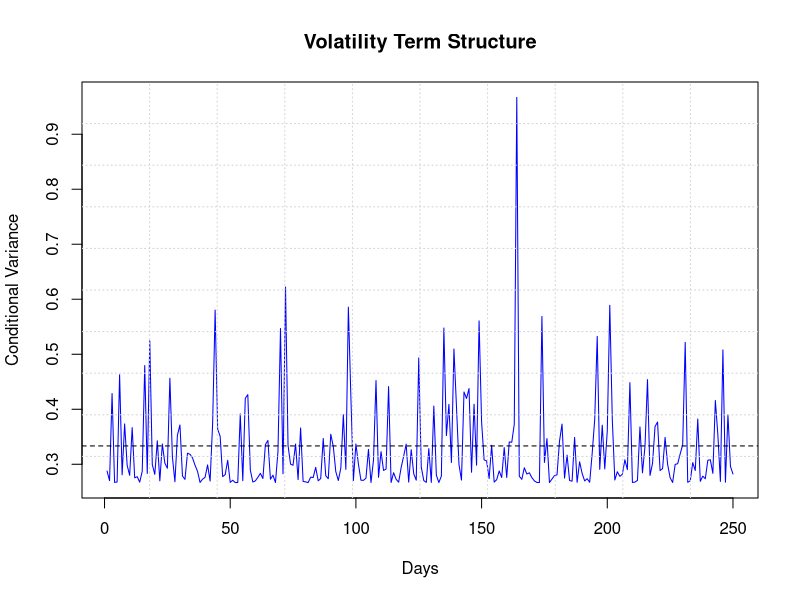
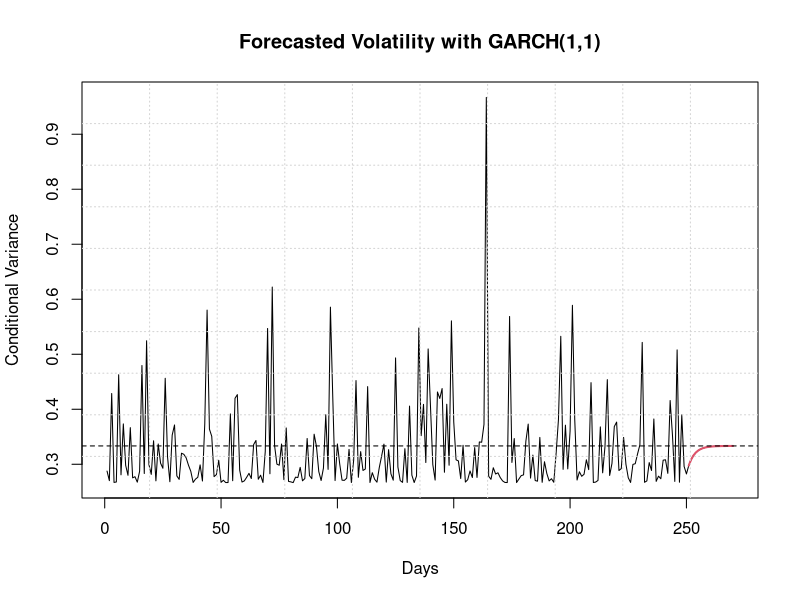
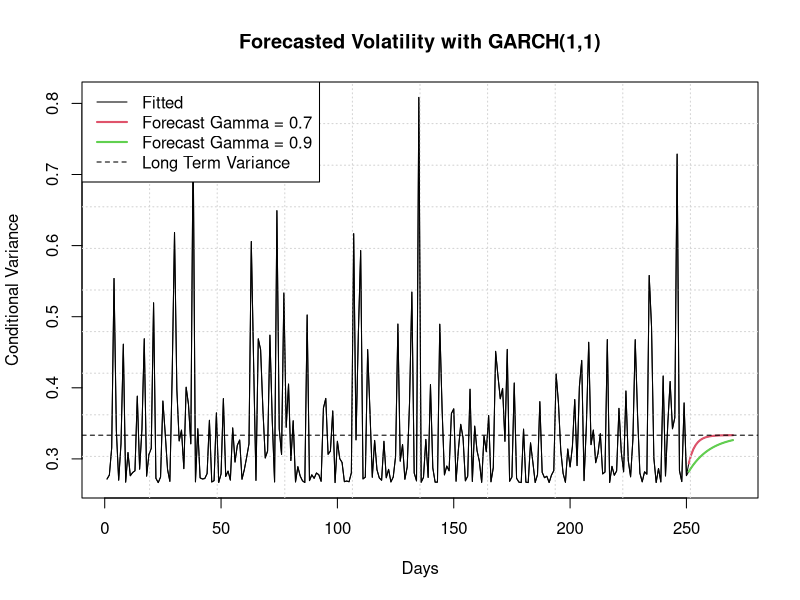
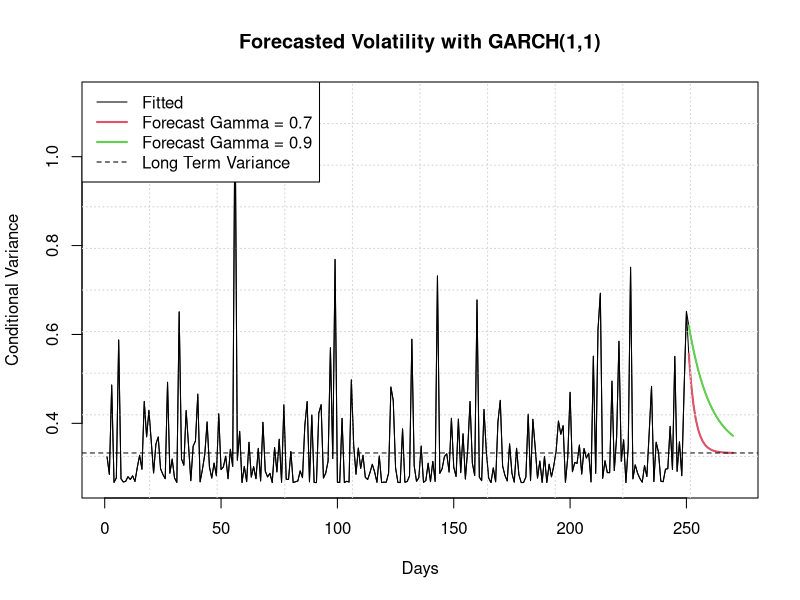

Write the R code that produced these figures, in order.
## ---- chunk 1
set.seed(123)
n <- 250 # days
mu <- 0 # long-term mean return
w <- 0.1 # omega
a <- 0.2 # alpha
b <- 0.5 # beta

sigma_t <- sqrt(w/(1-a-b)) 
exp_var_d_1_seq <- numeric()

for(i in 1:n) {
  z_t <- rnorm(1) # innovation
  epsilon_t <- z_t*sigma_t
  R_t1 <- mu + epsilon_t # return process
  exp_var_d_1 <- w + a*(epsilon_t^2) + b*sigma_t^2 # GARCH
  exp_var_d_1_seq <- c(exp_var_d_1_seq, exp_var_d_1) 
}

plot(exp_var_d_1_seq, type = "l", col = "blue", xlab = "Days", ylab = "Conditional Variance", main = "Volatility Term Structure")
abline(h = sigma_t^2, lty = 2)
grid(10)

# The process starts with the initial point of ω/(1 − α − β) and ends up being a point below that level at the end
## ---- chunk 2
forecast_days <- 20 
exp_var_p <- tail(exp_var_d_1_seq, 1)
exp_var_seq_p <- exp_var_d_1_seq

for(i in 1:forecast_days){
  exp_var_p <- w + (a + b) * exp_var_p
  exp_var_seq_p <- c(exp_var_seq_p, exp_var_p)
}

# Plot forecasted volatility
index <- 1:(n + forecast_days)
forecast_out <- (n + 1):(n + forecast_days)

plot(index, exp_var_seq_p, col = 1, type = 'l', xlab = "Days", ylab = "Conditional Variance", main = "Forecasted Volatility with GARCH(1,1)")
lines(forecast_out, exp_var_seq_p[forecast_out], col = 2, lwd = 2, type = 'l')
abline(h = sigma_t^2, lty = 2)
grid(10)
## ---- chunk 3
# Repeat the above steps for different parameterizations and seeds.
set.seed(120)

exp_var_d_1_seq <- numeric()

for(i in 1:n) {
  z_t <- rnorm(1) # innovation
  epsilon_t <- z_t*sigma_t
  exp_var_d_1 <- w + a*(epsilon_t^2) + b*sigma_t^2 # GARCH
  exp_var_d_1_seq <- c(exp_var_d_1_seq, exp_var_d_1) 
}

exp_var_p <- tail(exp_var_d_1_seq, 1)
exp_var_seq_p <- exp_var_d_1_seq

for(i in 1:forecast_days){
  exp_var_p <- w + (a + b) * exp_var_p
  exp_var_seq_p <- c(exp_var_seq_p, exp_var_p)
}

# Plot forecasted volatility
plot(index, exp_var_seq_p, col = 1, type = 'l', xlab = "Days", ylab = "Conditional Variance", main = "Forecasted Volatility with GARCH(1,1)")
lines(forecast_out, exp_var_seq_p[forecast_out], col = 2, lwd = 2, type = 'l')
abline(h = sigma_t^2, lty = 2)
grid(10)

# Test gamma = 0.9
a <- 0.3
b <- 0.6
w <- 0.1/3

exp_var_p <- tail(exp_var_d_1_seq,1)
exp_var_seq_p <- exp_var_d_1_seq

for(i in 1:forecast_days){
  exp_var_p <- w + (a+b)*exp_var_p
  exp_var_seq_p <- c(exp_var_seq_p, exp_var_p)
}

lines(exp_var_seq_p, col = 1, type = 'l')
lines(exp_var_seq_p[forecast_out] ~ forecast_out, col= 3, lwd=2)
legend("topleft", legend = c("Fitted", "Forecast Gamma = 0.7", "Forecast Gamma = 0.9", 'Long Term Variance'), col = c(1, 2, 3), lty = c(1, 1, 1, 2), lwd = c(1, 2, 2, 1))
## ---- chunk 4

set.seed(125)
w <- 0.1 # omega
a <- 0.2 # alpha
b <- 0.5 # beta

exp_var_d_1_seq <- numeric()

for(i in 1:n) {
  z_t <- rnorm(1) # innovation
  epsilon_t <- z_t*sigma_t
  R_t1 <- mu + epsilon_t # return process
  exp_var_d_1 <- w + a*(epsilon_t^2) + b*sigma_t^2 # GARCH
  exp_var_d_1_seq <- c(exp_var_d_1_seq, exp_var_d_1) 
}

exp_var_p <- tail(exp_var_d_1_seq, 1)
exp_var_seq_p <- exp_var_d_1_seq

for(i in 1:forecast_days){
  exp_var_p <- w + (a + b) * exp_var_p
  exp_var_seq_p <- c(exp_var_seq_p, exp_var_p)
}

# Plot forecasted volatility
plot(index, exp_var_seq_p, col = 1, type = 'l', xlab = "Days", ylab = "Conditional Variance", main = "Forecasted Volatility with GARCH(1,1)")
lines(forecast_out, exp_var_seq_p[forecast_out], col = 2, lwd = 2, type = 'l')
abline(h = sigma_t^2, lty = 2)
grid(10)

# Test gamma = 0.9
a <- 0.3
b <- 0.6
w <- 0.1/3

exp_var_p <- tail(exp_var_d_1_seq,1)
exp_var_seq_p <- exp_var_d_1_seq

for(i in 1:forecast_days){
  exp_var_p <- w + (a+b)*exp_var_p
  exp_var_seq_p <- c(exp_var_seq_p, exp_var_p)
}

lines(exp_var_seq_p, col = 1, type = 'l')
lines(exp_var_seq_p[forecast_out] ~ forecast_out, col= 3, lwd=2)
legend("topleft", legend = c("Fitted", "Forecast Gamma = 0.7", "Forecast Gamma = 0.9", 'Long Term Variance'), col = c(1, 2, 3), lty = c(1, 1, 1, 2), lwd = c(1, 2, 2, 1))
